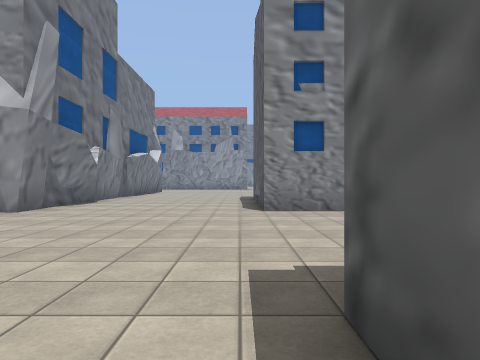
view 1 (above)

21 first-person views from a walk through a scene from a Unity 3-D project. The camera is 1.3 m above the floor, looks level and sees 75° across. The floor is counted in squares, 2 m on a side. Each view is taken from the middle of a square. On the plan, view 1 faces up. The plan holds only what a view shows up to about 10 squares ahead; the rest is blank. The place goes on beyond the plan. Some surface patterns are stand-ins.

view 2
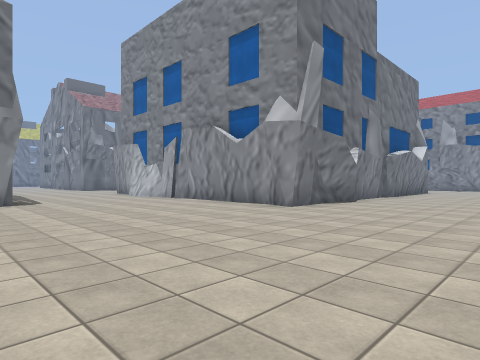

view 3
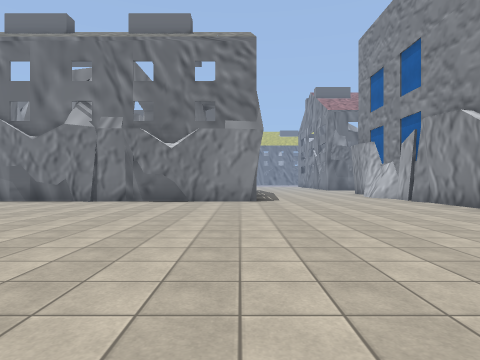

view 4
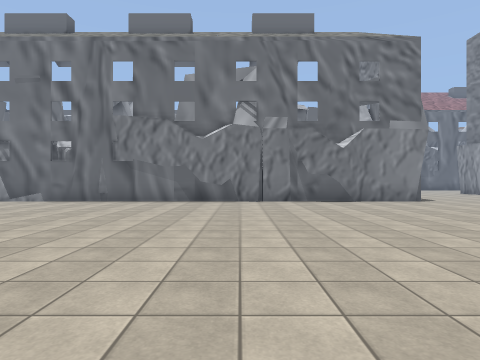

view 5
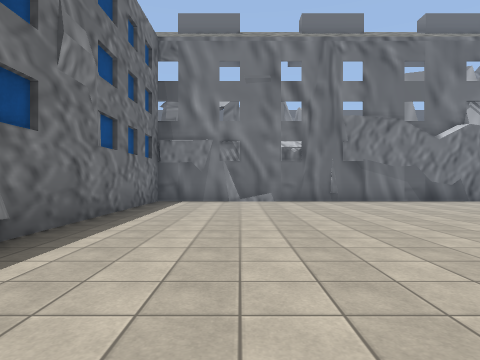

view 6
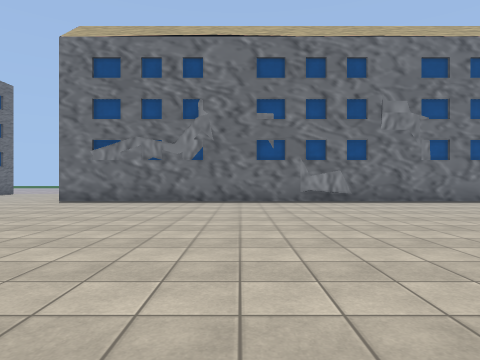

view 7
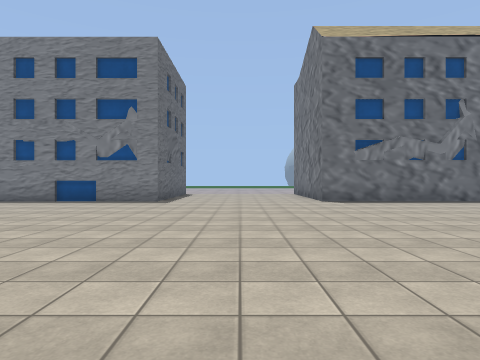

view 8
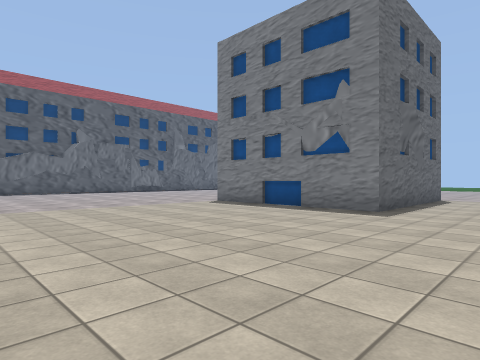

view 9
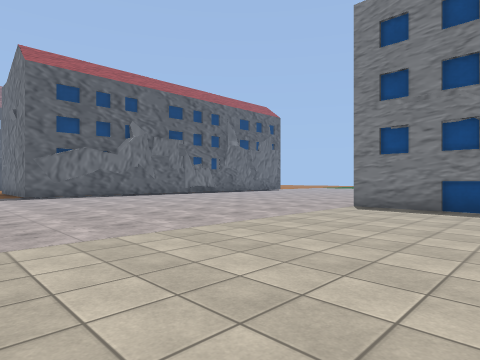

view 10
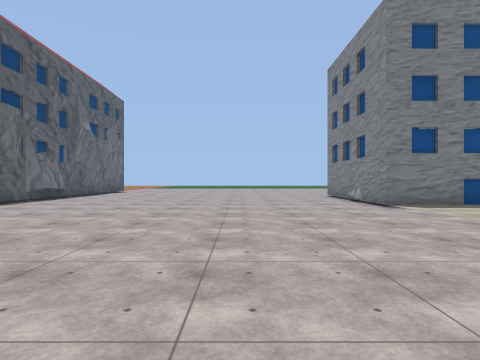

view 11
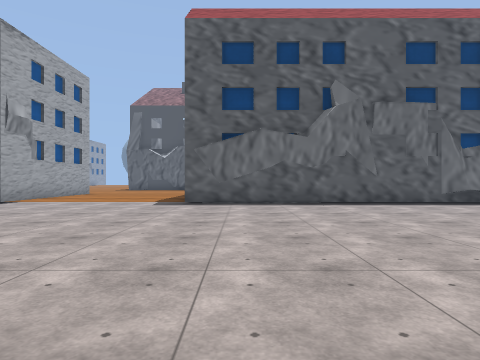

view 12
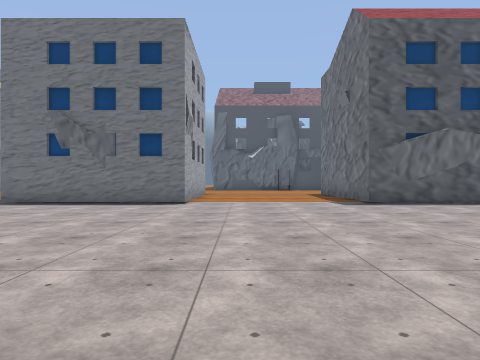

view 13
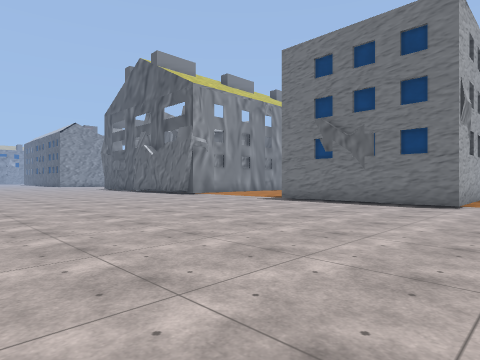

view 14
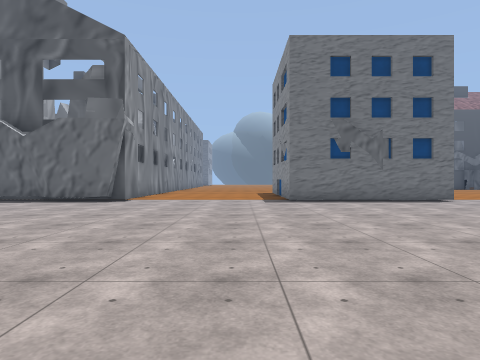

view 15
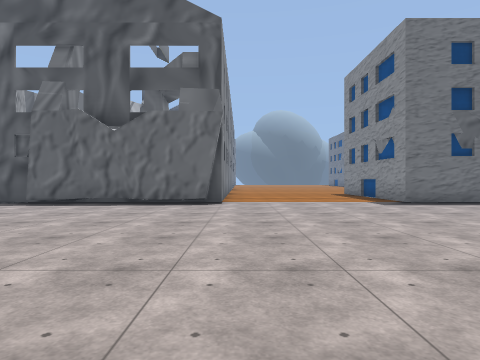

view 16
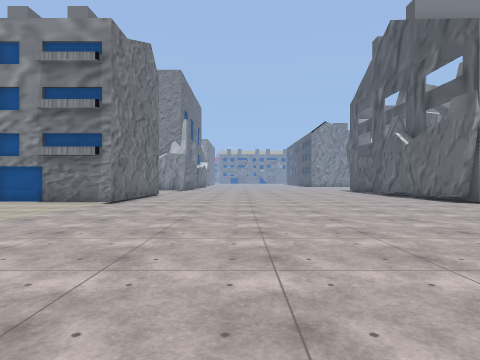

view 17
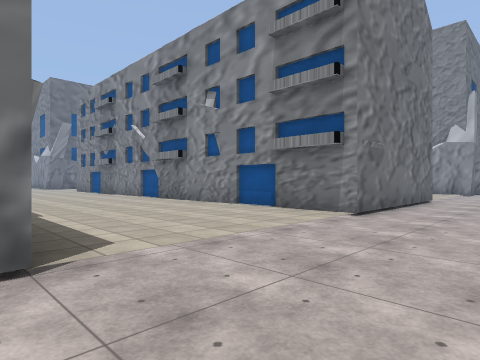

view 18
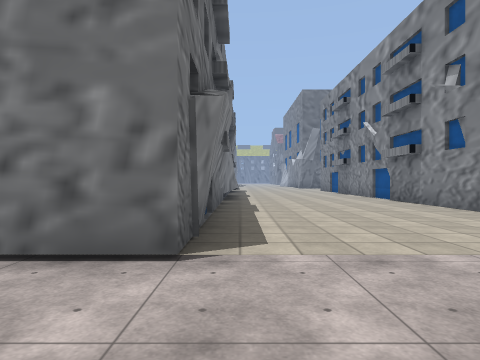

view 19
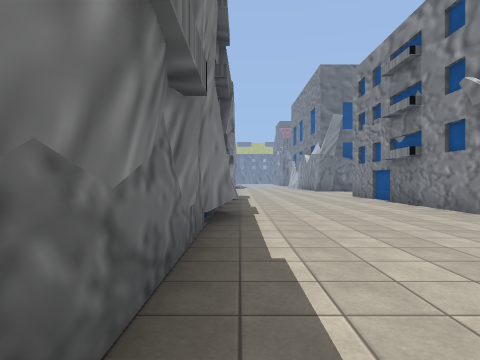

view 20
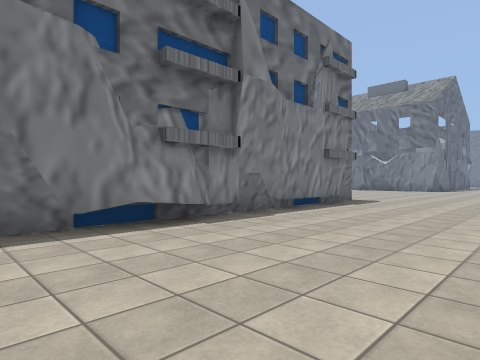

view 21
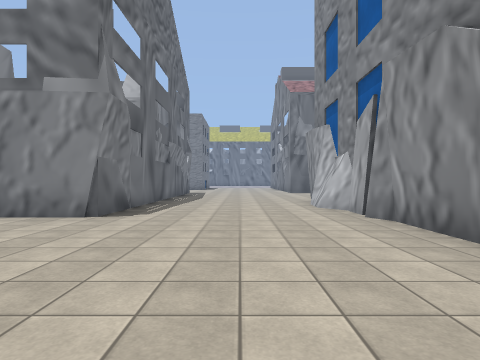

### Floor plan
Key: @ floor where view 1 was taken; # wall or solid block; . floor; O other object.
Columns run from 14 left of view 1 to 27 right of it. Each row starts with its distance up from view 1.
 10          O.....#             #..    ....#
  9          OO....#             #..  .....##
  8          O.....#             #.........##
  7 OOOOOOOOOO.....###############.........###
  6 .OOOO....O................................
  5 ..........................................
  4 ..........................................
  3 ..........................................
  2 .....................##...................
  1 #####..........###############..........OO
  0     #.........@              #..........O
 -1     #........                  .........O
 -2     #........                  .........O
 -3     #.........                 .........OO
 -4     #..........       .        ...........
 -5     #...........     ...       ...........
 -6     #............   ..... ....  ..........
 -7     #............. .......................
 -8     #............. .......................
 -9     #...................................##
-10     #...................................#
-11     #...................................#
-12     #...................................#
-13     #...................................#
-14     ################.....OOOOO..........#
-15                        ..O   O..........#
-16                        ..O   O.........##
-17                        ..O

Where each view was taken, in squares from view 1:
view 1: 0 up, 0 right, facing up
view 2: 0 up, 0 right, facing up-left
view 3: 1 up, 0 right, facing left
view 4: 4 down, 0 right, facing left
view 5: 11 down, 0 right, facing left
view 6: 4 down, 0 right, facing down
view 7: 4 down, 8 right, facing down
view 8: 7 down, 8 right, facing down-right
view 9: 6 down, 12 right, facing down-right
view 10: 6 down, 19 right, facing down
view 11: 10 down, 17 right, facing right
view 12: 5 down, 17 right, facing right
view 13: 5 down, 17 right, facing up-right
view 14: 3 up, 16 right, facing right
view 15: 6 up, 17 right, facing right
view 16: 2 down, 19 right, facing up
view 17: 1 up, 18 right, facing up-left
view 18: 2 up, 18 right, facing left
view 19: 2 up, 13 right, facing left
view 20: 6 up, 10 right, facing down-left
view 21: 4 up, 4 left, facing left
